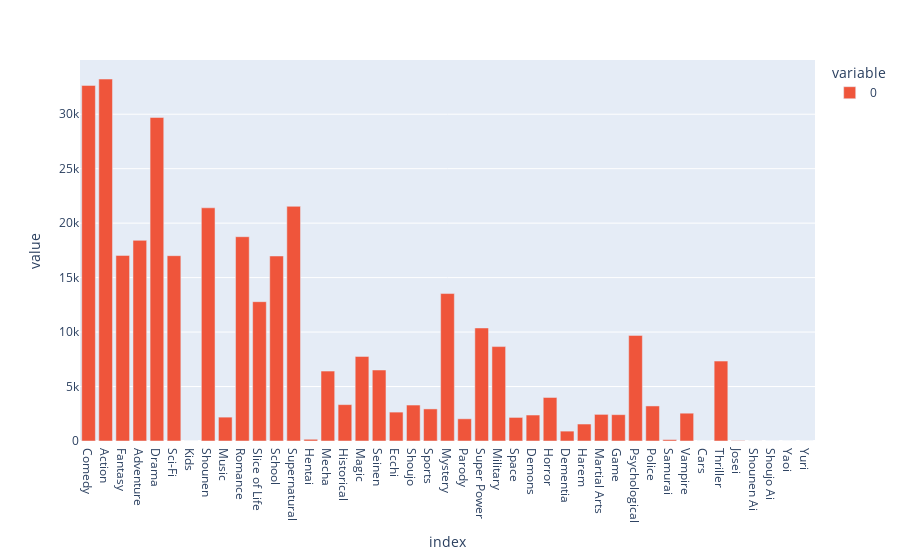

Notebook cell for this chart:
### Code cell
px.bar(final_df[final_df['group'] == 2].drop(['profile', 'group', 'male'], axis=1).sum(), color_discrete_sequence=['#EF553B'])

### Figure 1 — Plotly figure (JSON) as saved in the notebook; plotly's stock layout.template omitted (floating-point values rounded to 4 significant figures)
{"data": [{"alignmentgroup": "True", "hovertemplate": "variable=0<br>index=%{x}<br>value=%{y}<extra></extra>", "legendgroup": "0", "marker": {"color": "#EF553B", "pattern": {"shape": ""}}, "name": "0", "offsetgroup": "0", "orientation": "v", "showlegend": true, "textposition": "auto", "type": "bar", "x": ["Comedy", "Action", "Fantasy", "Adventure", "Drama", "Sci-Fi", "Kids", "Shounen", "Music", "Romance", "Slice of Life", "School", "Supernatural", "Hentai", "Mecha", "Historical", "Magic", "Seinen", "Ecchi", "Shoujo", "Sports", "Mystery", "Parody", "Super Power", "Military", "Space", "Demons", "Horror", "Dementia", "Harem", "Martial Arts", "Game", "Psychological", "Police", "Samurai", "Vampire", "Cars", "Thriller", "Josei", "Shounen Ai", "Shoujo Ai", "Yaoi", "Yuri"], "xaxis": "x", "y": [32643, 33228, 17037, 18420, 29700, 17013, 0, 21408, 2191, 18754, 12790, 16984, 21544, 158, 6416, 3340, 7764, 6517, 2653, 3301, 2946, 13536, 2038, 10377, 8668, 2165, 2384, 3996, 907, 1558, 2444, 2417, 9694, 3218, 129, 2553, 0, 7336, 37, 4, 1, 0, 0], "yaxis": "y"}], "layout": {"barmode": "relative", "legend": {"title": {"text": "variable"}, "tracegroupgap": 0}, "margin": {"t": 60}, "xaxis": {"anchor": "y", "domain": [0, 1], "title": {"text": "index"}}, "yaxis": {"anchor": "x", "domain": [0, 1], "title": {"text": "value"}}}}
